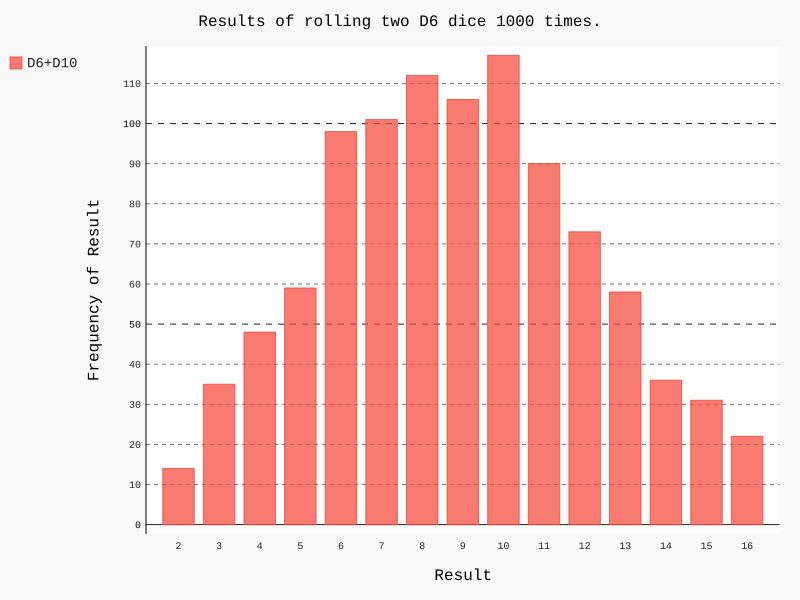

Write Python code to recreate this figure.
from die import Die
import pygal
import numpy as np

die_1 = Die()
die_2 = Die(10)

results = []

for roll_num in range(1000):
	result = die_1.roll() + die_2.roll()
	results.append(result)

frequencies = []
max_result = die_1.num_sides + die_2.num_sides
for value in range(2,max_result+1):
	frequency = results.count(value)
	frequencies.append(frequency)

hist = pygal.Bar()

hist.title = "Results of rolling two D6 dice 1000 times."

hist.x_labels = []
for i in range(2,17):
	i_str = str(i)
	hist.x_labels.append(i_str)

# hist.x_labels = ['2','3','4','5','6','7','8','9','10','11','12','13','14','15','16']
hist.x_title = "Result"
hist.y_title = "Frequency of Result"

hist.add('D6+D10',frequencies)
hist.render_to_file('different_dice.svg')

print(frequencies)
# print(results)
